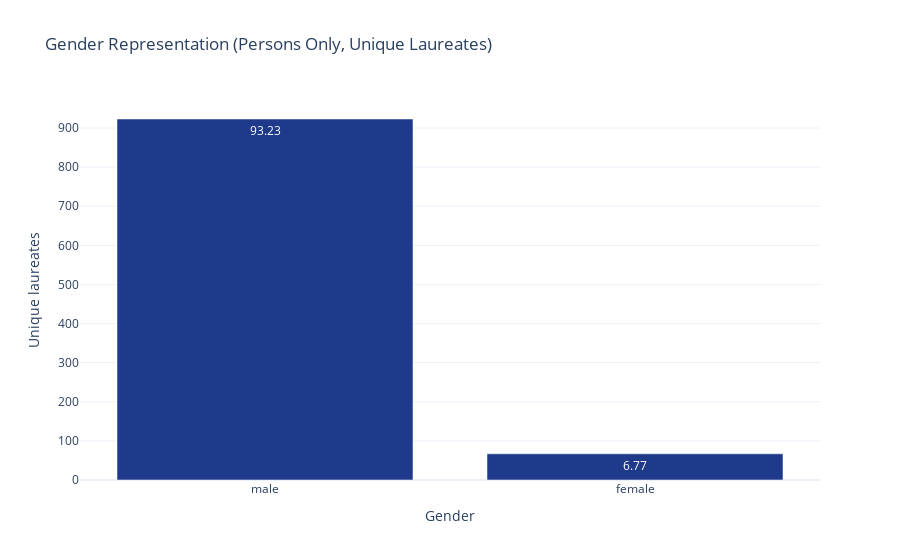

This figure's notebook cell:
### Markdown cell above
## Gender Representation (Persons Only)

**Goal:** Analyze gender representation among Nobel laureates.

**Important:** Organizations do not have gender, so it was filtered to **persons only**.  
 **unique `laureate_id`** (not rows) counted to avoid double counting winners who appear multiple times.

**Outputs:**
- Table: unique laureates by gender (+ percentage)
- Bar chart: gender distribution

### Code cell
# Persons only (organizations excluded)
persons = df[df["laureate_type"] == "person"].copy()

# Keep missing gender as "Unknown" (only for analysis/plotting)
persons["gender_clean"] = persons["gender"].fillna("Unknown")

# Unique laureates by gender
gender_counts = (
    persons.groupby("gender_clean")["laureate_id"].nunique()
           .reset_index(name="n_laureates")
           .sort_values("n_laureates", ascending=False)
)

# Add percentage share
gender_counts["share_%"] = (gender_counts["n_laureates"] / gender_counts["n_laureates"].sum() * 100).round(2)

display(gender_counts)

# Plot
fig = px.bar(
    gender_counts,
    x="gender_clean",
    y="n_laureates",
    text="share_%",
    title="Gender Representation (Persons Only, Unique Laureates)"
)
fig.update_layout(xaxis_title="Gender", yaxis_title="Unique laureates")
fig.show()

### Figure 1 — Plotly figure (JSON) as saved in the notebook; plotly's stock layout.template omitted (floating-point values rounded to 4 significant figures)
{"data": [{"hovertemplate": "gender_clean=%{x}<br>n_laureates=%{y}<br>share_%=%{text}<extra></extra>", "legendgroup": "", "marker": {"color": "#1F3A8A", "pattern": {"shape": ""}}, "name": "", "orientation": "v", "showlegend": false, "text": [93.23, 6.77], "textposition": "auto", "type": "bar", "x": ["male", "female"], "xaxis": "x", "y": [923, 67], "yaxis": "y"}], "layout": {"barmode": "relative", "legend": {"tracegroupgap": 0}, "title": {"text": "Gender Representation (Persons Only, Unique Laureates)"}, "xaxis": {"anchor": "y", "domain": [0, 1], "title": {"text": "Gender"}}, "yaxis": {"anchor": "x", "domain": [0, 1], "title": {"text": "Unique laureates"}}}}
